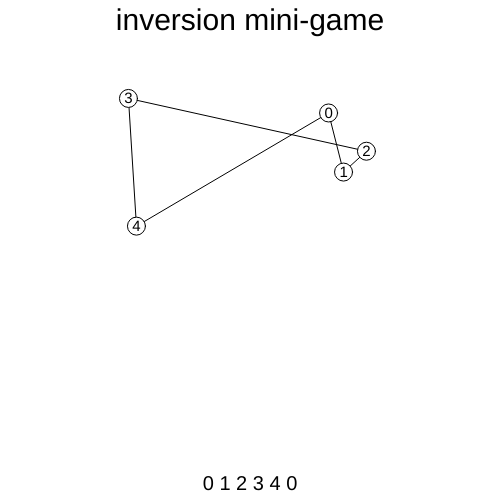
Frame 1 (no input)
Frame 60 (no input): identical to frame 1, image omitted
Frame 120 (the mouse pressed at the canvas centre since frame 60): identical to frame 1, image omitted

The p5.js sketch that drew this single still picture (run headless with seeded random() and noise() and a simulated clock; from frame 60 on, the mouse is pressed at the canvas centre):

// p5.js sketch
// ── sketch.js
let invertButton;
let resetButton;
let invertInp;
let graph;
let n;
function setup() {
    createCanvas(500, 500);
    n = 5;
    graph = new Graph(n);
    console.log(graph.order);
    invertInp = createInput("123");
    invertInp.size(100)
    invertButton = createButton("invert");
    invertButton.mousePressed(inverse);
    resetButton = createButton("reset");
    resetButton.mousePressed(resetGraph);
}

function draw() {
    background(255);
    textSize(30);
    fill(0);
    textAlign(CENTER);
    text("inversion mini-game", width / 2, 30);
    graph.showEdges();
    graph.showPoints();
    graph.showOrder();
}

function resetGraph() {
    graph = new Graph(n);
}

function inverse() {
    intTour = [];
    tour = invertInp.value();
    for (let i = 0; i < tour.length; i++) {
        intTour.push(int(tour[i]));
    }
    if (graph.tourExists(intTour)) {
        let i = graph.order.indexOf(intTour[0]);
        let j = graph.order.indexOf(intTour[tour.length - 1]);
        graph.invert(i, j + 1);
    }
}

class Graph {
    constructor(n, order = null, points = null) {
        this.n = n;
        if (order != null) this.order = order;
        else this.initializeOrder();

        if (points != null) this.points = points;
        else this.initializePoints();
    }

    initializeOrder() {
        let nums = Array.from(Array(this.n - 1).keys()).map(num => num + 1);
        // this.order = shuffle(nums);
        this.order = nums;
    }
    initializePoints() {
        this.points = [];
        for (let i = 0; i < this.n; i++) {
            let x = (random() * 0.85 + 0.05) * width;
            let y = (random() * 0.85 + 0.05) * width;
            this.points.push(createVector(x, y));
        }
    }
    showPoints() {
        textAlign(CENTER);
        for (let i = 0; i < this.n; i++) {
            fill(255);
            circle(this.points[i].x, this.points[i].y, 18);
            fill(0);
            textSize(15);
            text(i, this.points[i].x, this.points[i].y + 5);
        }
    }
    showEdges() {
        noFill();
        beginShape();
        vertex(this.points[0].x, this.points[0].y);
        for (let i = 0; i < this.n - 1; i++) {
            let index = this.order[i]
            vertex(this.points[index].x, this.points[index].y);
        }
        endShape(CLOSE);
    }
    showOrder() {
        let txt = "0 " + this.order.join(" ") + " 0";
        textAlign(CENTER);
        textSize(20);
        text(txt, width / 2, height - 10);
    }
    invert(i, j) {
        let beginning = this.order.slice(0, min(i, j));
        let middle = this.order.slice(min(i, j), max(i, j));
        let end = this.order.slice(max(i, j));
        if (i < j)
            this.order = beginning.concat(middle.reverse()).concat(end);
        else
            this.order = (end.reverse()).concat(middle).concat(beginning.reverse());
    }
    tourExists(tour) {
        let begin = this.order.indexOf(tour[0]);
        if (begin == -1) return false;
        for (let i = 0; i < tour.length; i++) {
            if (tour[i] != this.order[i + begin])
                return false;
        }
        return true;
    }
}
